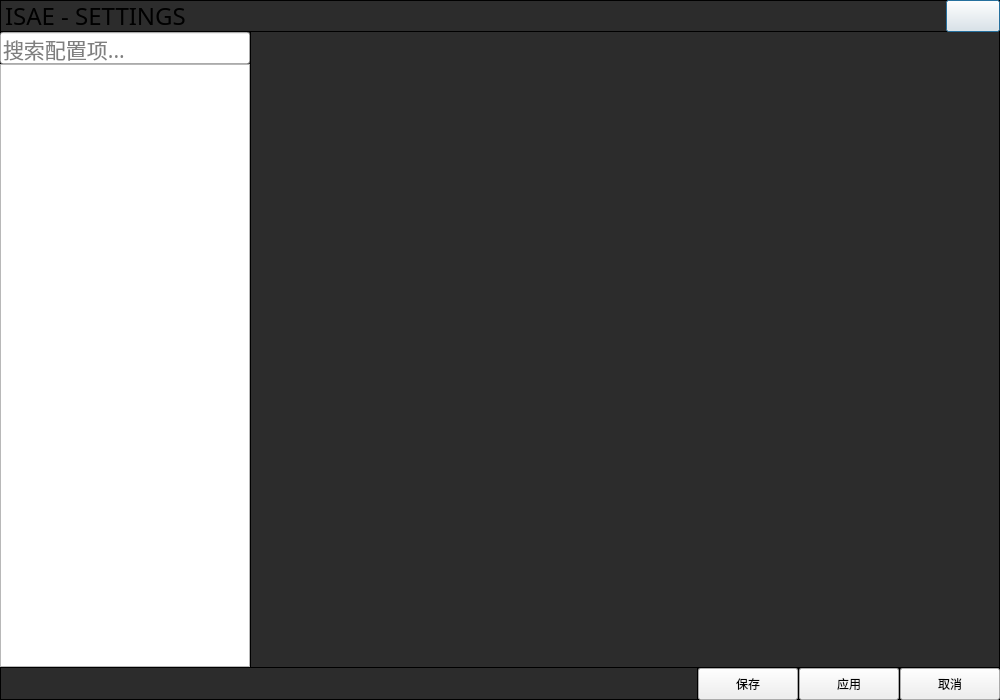
<?xml version="1.0" encoding="UTF-8"?>
<ui version="4.0">
 <class>settingpage</class>
 <widget class="QDialog" name="settingpage">
  <property name="geometry">
   <rect>
    <x>0</x>
    <y>0</y>
    <width>1000</width>
    <height>700</height>
   </rect>
  </property>
  <property name="windowTitle">
   <string>Dialog</string>
  </property>
  <property name="styleSheet">
   <string notr="true">QWidget#settingpage{
border: 1px solid black;
background-color: #2c2c2c;
}</string>
  </property>
  <layout class="QVBoxLayout" name="settingPageLayout">
   <property name="spacing">
    <number>0</number>
   </property>
   <property name="leftMargin">
    <number>0</number>
   </property>
   <property name="topMargin">
    <number>0</number>
   </property>
   <property name="rightMargin">
    <number>0</number>
   </property>
   <property name="bottomMargin">
    <number>0</number>
   </property>
   <item>
    <widget class="QWidget" name="titleWidget" native="true">
     <property name="minimumSize">
      <size>
       <width>0</width>
       <height>32</height>
      </size>
     </property>
     <property name="maximumSize">
      <size>
       <width>16777215</width>
       <height>32</height>
      </size>
     </property>
     <property name="styleSheet">
      <string notr="true">QWidget#titleWidget{
border: 1px solid black;
background-color: transparent;
}</string>
     </property>
     <layout class="QHBoxLayout" name="titleLayout">
      <property name="spacing">
       <number>0</number>
      </property>
      <property name="leftMargin">
       <number>5</number>
      </property>
      <property name="topMargin">
       <number>0</number>
      </property>
      <property name="rightMargin">
       <number>0</number>
      </property>
      <property name="bottomMargin">
       <number>0</number>
      </property>
      <item>
       <widget class="QLabel" name="isaeLabel">
        <property name="font">
         <font>
          <family>Earth Orbiter</family>
          <pointsize>18</pointsize>
         </font>
        </property>
        <property name="text">
         <string>ISAE - SETTINGS</string>
        </property>
       </widget>
      </item>
      <item>
       <spacer name="horizontalSpacer">
        <property name="orientation">
         <enum>Qt::Horizontal</enum>
        </property>
        <property name="sizeHint" stdset="0">
         <size>
          <width>40</width>
          <height>20</height>
         </size>
        </property>
       </spacer>
      </item>
      <item>
       <widget class="QPushButton" name="closeButton">
        <property name="minimumSize">
         <size>
          <width>54</width>
          <height>32</height>
         </size>
        </property>
        <property name="maximumSize">
         <size>
          <width>54</width>
          <height>32</height>
         </size>
        </property>
        <property name="text">
         <string/>
        </property>
        <property name="icon">
         <iconset resource="Resources.qrc">
          <normaloff>:/imgs/assets/close.svg</normaloff>:/imgs/assets/close.svg</iconset>
        </property>
        <property name="iconSize">
         <size>
          <width>24</width>
          <height>24</height>
         </size>
        </property>
       </widget>
      </item>
     </layout>
    </widget>
   </item>
   <item>
    <layout class="QHBoxLayout" name="horizontalLayout">
     <property name="spacing">
      <number>0</number>
     </property>
     <property name="bottomMargin">
      <number>0</number>
     </property>
     <item>
      <widget class="QWidget" name="sideWidget" native="true">
       <property name="minimumSize">
        <size>
         <width>250</width>
         <height>0</height>
        </size>
       </property>
       <property name="maximumSize">
        <size>
         <width>250</width>
         <height>16777215</height>
        </size>
       </property>
       <layout class="QVBoxLayout" name="verticalLayout">
        <property name="spacing">
         <number>0</number>
        </property>
        <property name="leftMargin">
         <number>0</number>
        </property>
        <property name="topMargin">
         <number>0</number>
        </property>
        <property name="rightMargin">
         <number>0</number>
        </property>
        <property name="bottomMargin">
         <number>0</number>
        </property>
        <item>
         <widget class="QLineEdit" name="searchBar">
          <property name="minimumSize">
           <size>
            <width>250</width>
            <height>32</height>
           </size>
          </property>
          <property name="maximumSize">
           <size>
            <width>250</width>
            <height>32</height>
           </size>
          </property>
          <property name="font">
           <font>
            <family>文泉驿等宽微米黑</family>
            <pointsize>16</pointsize>
           </font>
          </property>
          <property name="placeholderText">
           <string>搜索配置项...</string>
          </property>
         </widget>
        </item>
        <item>
         <widget class="QTreeWidget" name="menuView">
          <attribute name="headerVisible">
           <bool>false</bool>
          </attribute>
          <column>
           <property name="text">
            <string notr="true">1</string>
           </property>
          </column>
         </widget>
        </item>
       </layout>
      </widget>
     </item>
     <item>
      <widget class="QWidget" name="splitLine" native="true">
       <property name="minimumSize">
        <size>
         <width>1</width>
         <height>0</height>
        </size>
       </property>
       <property name="maximumSize">
        <size>
         <width>1</width>
         <height>16777215</height>
        </size>
       </property>
       <property name="styleSheet">
        <string notr="true">QWidget {
background-color: black;
}</string>
       </property>
      </widget>
     </item>
     <item>
      <widget class="QStackedWidget" name="settingPageStack">
       <property name="sizePolicy">
        <sizepolicy hsizetype="Expanding" vsizetype="Preferred">
         <horstretch>0</horstretch>
         <verstretch>0</verstretch>
        </sizepolicy>
       </property>
       <property name="currentIndex">
        <number>0</number>
       </property>
       <widget class="QWidget" name="stylePage"/>
       <widget class="QWidget" name="visionPage"/>
      </widget>
     </item>
    </layout>
   </item>
   <item>
    <widget class="QWidget" name="splitLine_3" native="true">
     <property name="minimumSize">
      <size>
       <width>0</width>
       <height>1</height>
      </size>
     </property>
     <property name="maximumSize">
      <size>
       <width>16777215</width>
       <height>1</height>
      </size>
     </property>
     <property name="styleSheet">
      <string notr="true">QWidget {
background-color: black;
}</string>
     </property>
    </widget>
   </item>
   <item>
    <layout class="QHBoxLayout" name="settingButtonLayout">
     <property name="spacing">
      <number>0</number>
     </property>
     <item>
      <spacer name="leftSpacer">
       <property name="orientation">
        <enum>Qt::Horizontal</enum>
       </property>
       <property name="sizeHint" stdset="0">
        <size>
         <width>40</width>
         <height>20</height>
        </size>
       </property>
      </spacer>
     </item>
     <item>
      <widget class="QWidget" name="splitLine_2" native="true">
       <property name="minimumSize">
        <size>
         <width>1</width>
         <height>0</height>
        </size>
       </property>
       <property name="maximumSize">
        <size>
         <width>1</width>
         <height>16777215</height>
        </size>
       </property>
       <property name="styleSheet">
        <string notr="true">QWidget {
background-color: black;
}</string>
       </property>
      </widget>
     </item>
     <item>
      <widget class="QPushButton" name="saveButton">
       <property name="minimumSize">
        <size>
         <width>100</width>
         <height>32</height>
        </size>
       </property>
       <property name="maximumSize">
        <size>
         <width>16777215</width>
         <height>32</height>
        </size>
       </property>
       <property name="text">
        <string>保存</string>
       </property>
      </widget>
     </item>
     <item>
      <widget class="QWidget" name="splitLine_5" native="true">
       <property name="minimumSize">
        <size>
         <width>1</width>
         <height>0</height>
        </size>
       </property>
       <property name="maximumSize">
        <size>
         <width>1</width>
         <height>16777215</height>
        </size>
       </property>
       <property name="styleSheet">
        <string notr="true">QWidget {
background-color: black;
}</string>
       </property>
      </widget>
     </item>
     <item>
      <widget class="QPushButton" name="applyButton">
       <property name="minimumSize">
        <size>
         <width>100</width>
         <height>32</height>
        </size>
       </property>
       <property name="maximumSize">
        <size>
         <width>16777215</width>
         <height>32</height>
        </size>
       </property>
       <property name="text">
        <string>应用</string>
       </property>
      </widget>
     </item>
     <item>
      <widget class="QWidget" name="splitLine_4" native="true">
       <property name="minimumSize">
        <size>
         <width>1</width>
         <height>0</height>
        </size>
       </property>
       <property name="maximumSize">
        <size>
         <width>1</width>
         <height>16777215</height>
        </size>
       </property>
       <property name="styleSheet">
        <string notr="true">QWidget {
background-color: black;
}</string>
       </property>
      </widget>
     </item>
     <item>
      <widget class="QPushButton" name="cancelButton">
       <property name="minimumSize">
        <size>
         <width>100</width>
         <height>32</height>
        </size>
       </property>
       <property name="maximumSize">
        <size>
         <width>16777215</width>
         <height>32</height>
        </size>
       </property>
       <property name="text">
        <string>取消</string>
       </property>
      </widget>
     </item>
    </layout>
   </item>
  </layout>
 </widget>
 <resources>
  <include location="Resources.qrc"/>
 </resources>
 <connections>
  <connection>
   <sender>closeButton</sender>
   <signal>clicked()</signal>
   <receiver>settingpage</receiver>
   <slot>close()</slot>
   <hints>
    <hint type="sourcelabel">
     <x>1082</x>
     <y>15</y>
    </hint>
    <hint type="destinationlabel">
     <x>554</x>
     <y>292</y>
    </hint>
   </hints>
  </connection>
 </connections>
</ui>
